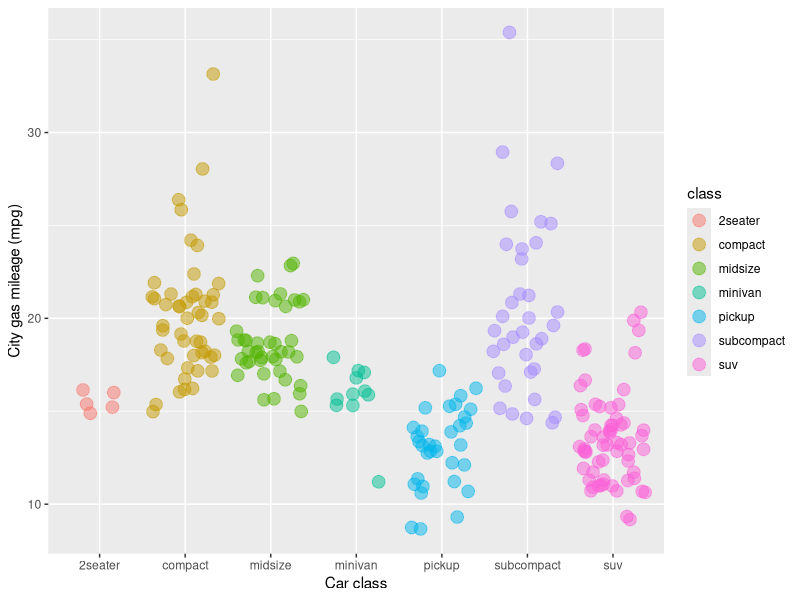

Reproduce this figure in R.
## ---- chunk 1
knitr::opts_chunk$set(echo = TRUE)
library(tidyverse)

## ---- chunk 2
ggplot(data = mpg, aes(x = class, y = cty)) +
	geom_jitter(aes(color = class), alpha = 0.5, size = 4) +
	labs(x = "Car class", y = "City gas mileage (mpg)")
